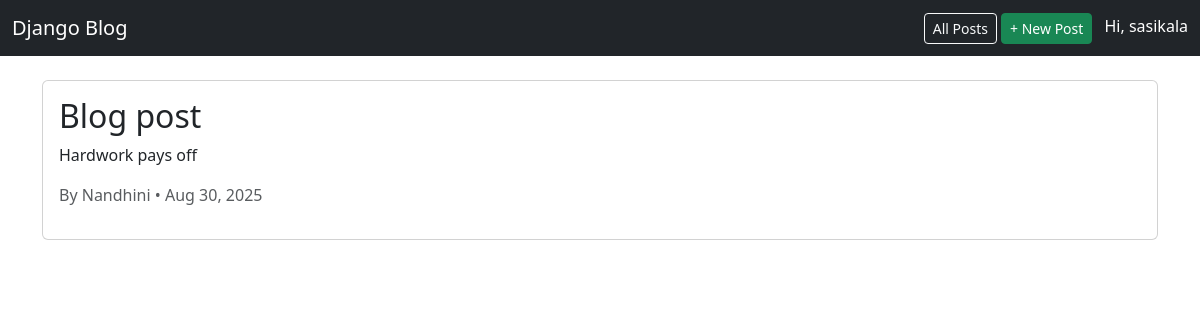
/blog/4/ (signed in), run on the app's committed database.
### blog/models.py (models this page shows, shortened)
class Post(models.Model):
    title = models.CharField(max_length=200)
    content = models.TextField()
    author = models.ForeignKey(User, on_delete=models.CASCADE)
    created_at = models.DateTimeField(auto_now_add=True)

### blog/views.py (the view)
# urls.py: path('<int:pk>/', PostDetailView.as_view(), name='post-detail'),
class PostDetailView(DetailView):
    model = Post
    template_name = "blog/post_detail.html"

### blog/templates/blog/post_detail.html (shortened to what this page needs)
{% extends 'blog/base.html' %}
{% block content %}
<div class="card">
  <div class="card-body">
    <h2 class="card-title">{{ object.title }}</h2>
    <p class="card-text">{{ object.content }}</p>
    <p class="text-muted">By {{ object.author }} • {{ object.created_at|date:"M d, Y" }}</p>
  </div>
</div>
{% endblock %}

### blog/templates/blog/base.html (shortened to what this page needs)
<!DOCTYPE html>
<html lang="en">
<head>
  <link href="https://cdn.jsdelivr.net/npm/bootstrap@5.3.2/dist/css/bootstrap.min.css" rel="stylesheet">
</head>
<body>
  <nav class="navbar navbar-expand-lg navbar-dark bg-dark mb-4">
    <div class="container-fluid">
      <a class="navbar-brand" href="{% url 'home' %}">Django Blog</a>
      <div>
        <a class="btn btn-outline-light btn-sm" href="{% url 'post-list' %}">All Posts</a>
        {% if user.is_authenticated %}
          <a class="btn btn-success btn-sm" href="{% url 'post-create' %}">+ New Post</a>
          <span class="text-white ms-2">Hi, {{ user.username }}</span>
        {% else %}
          <a class="btn btn-outline-light btn-sm" href="/admin/">Login</a>
        {% endif %}
      </div>
    </div>
  </nav>
  <div class="container">
    {% block content %}{% endblock %}
  </div>
</body>
</html>

### data on the page
Post: title "Blog post", content "Hardwork pays off", author "Nandhini", created_at "Aug 30, 2025"

### other printed values
{{ user.username }} "sasikala"
